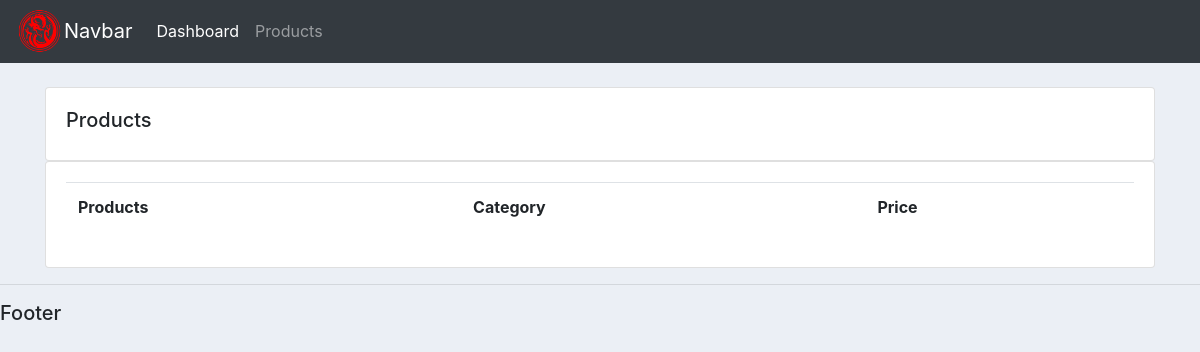
The app's page /products/, older data.
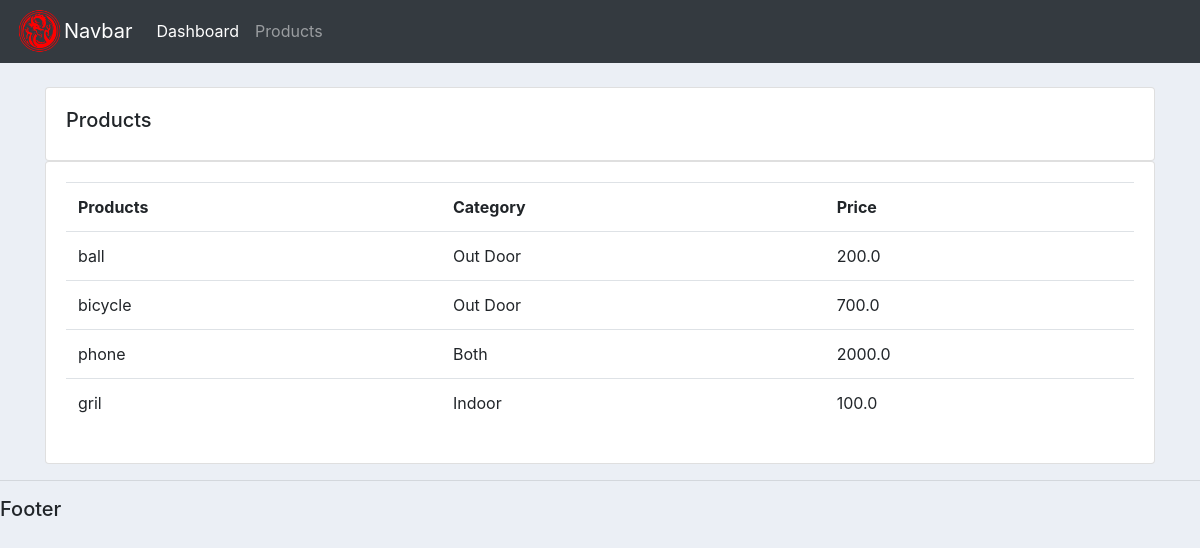
The same page, newer data.
### accounts/models.py (models this page shows, shortened)
class Products(models.Model):
    CATEGORY = (
        ('Indoor', 'Indoor'),
        ('Out Door', 'Out Door'),
        ('Both', 'Both')
    )
    name = models.CharField(max_length=200, null=True)
    price = models.FloatField(null=True)
    category = models.CharField(max_length=200, null=True, choices=CATEGORY)
    description = models.CharField(max_length=200, null=True)
    date_created = models.DateTimeField(auto_now_add=True, null=True)
    tags = models.ManyToManyField(Tag)

### accounts/views.py (the view)
# urls.py: path('products/', products, name='products'),
def products(request):
    products = Products.objects.all()
    return render(request, 'accounts/products.html', {'products': products})

### accounts/templates/accounts/products.html
{% extends 'accounts/base.html' %}
{% block content %}
    <br>
    <div class="row">
        <div class="col-md">
            <div class="card card-body">
                <h5>Products</h5>
            </div>
            <div class="card card-body">
                <table class="table">
                    <tr>
                        <th>Products</th>
                        <th>Category</th>
                        <th>Price</th>
                    </tr>
                    {% for product in products %}
                        <tr>
                            <td>{{ product.name }}</td>
                            <td>{{ product.category }}</td>
                            <td>{{ product.price }}</td>
                        </tr>
                    {% endfor %}
                </table>
            </div>
        </div>
    </div>
{% endblock %}

### accounts/templates/accounts/base.html (shortened to what this page needs)
{% load static %}
<!DOCTYPE html>
<html lang="en">
<head>
    <link rel="stylesheet" href="https://cdn.jsdelivr.net/npm/bootstrap@4.6.0/dist/css/bootstrap.min.css"></head>
    <link rel="stylesheet" href="{% static 'css/main.css' %}">
<body>
    {% include "accounts/navbar.html" %}
    <div class="container">
        {% block content %}
        {% endblock content %}
    </div>
    <hr>
    <h5>Footer</h5>
</body>
</html>

### accounts/templates/accounts/navbar.html (shortened to what this page needs)
{% load static %}
<nav class="navbar navbar-expand-lg navbar-dark bg-dark">
    <img style="width: 3rem;" src="{% static 'images/logo.png' %}" alt="">
    <a class="navbar-brand" href="{% url 'home' %}">Navbar</a>
    <div class="collapse navbar-collapse" id="navbarNav">
      <ul class="navbar-nav">
        <li class="nav-item active">
          <a class="nav-link" href="{% url 'home' %}">Dashboard</a>
        </li>
        <li class="nav-item">
          <a class="nav-link" href="{% url 'products' %}">Products</a>
        </li>
      </ul>
    </div>
  </nav>

### static/css/main.css (style rules this page uses)
body { background-color: #ebeff5; }

Row changes from the older to the newer data that the page shows:
added Products: name "ball", category "Out Door", price "200.0"
added Products: name "bicycle", category "Out Door", price "700.0"
added Products: name "phone", category "Both", price "2000.0"
added Products: name "gril", category "Indoor", price "100.0"
